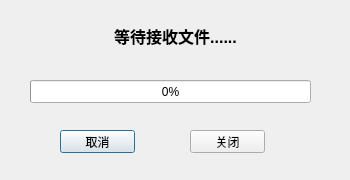
<?xml version="1.0" encoding="UTF-8"?>
<ui version="4.0">
 <class>TcpClient</class>
 <widget class="QDialog" name="TcpClient">
  <property name="geometry">
   <rect>
    <x>0</x>
    <y>0</y>
    <width>350</width>
    <height>180</height>
   </rect>
  </property>
  <property name="windowTitle">
   <string>接收端</string>
  </property>
  <widget class="QPushButton" name="tcpClientCancleBtn">
   <property name="geometry">
    <rect>
     <x>60</x>
     <y>130</y>
     <width>75</width>
     <height>23</height>
    </rect>
   </property>
   <property name="text">
    <string>取消</string>
   </property>
  </widget>
  <widget class="QPushButton" name="tcpClientCloseBtn">
   <property name="geometry">
    <rect>
     <x>190</x>
     <y>130</y>
     <width>75</width>
     <height>23</height>
    </rect>
   </property>
   <property name="text">
    <string>关闭</string>
   </property>
  </widget>
  <widget class="QLabel" name="tcpClientStatusLabel">
   <property name="geometry">
    <rect>
     <x>80</x>
     <y>20</y>
     <width>191</width>
     <height>31</height>
    </rect>
   </property>
   <property name="font">
    <font>
     <pointsize>12</pointsize>
     <weight>75</weight>
     <bold>true</bold>
    </font>
   </property>
   <property name="text">
    <string>等待接收文件......</string>
   </property>
   <property name="alignment">
    <set>Qt::AlignCenter</set>
   </property>
  </widget>
  <widget class="QProgressBar" name="progressBar">
   <property name="geometry">
    <rect>
     <x>30</x>
     <y>80</y>
     <width>281</width>
     <height>23</height>
    </rect>
   </property>
   <property name="value">
    <number>0</number>
   </property>
  </widget>
 </widget>
 <resources/>
 <connections/>
</ui>
